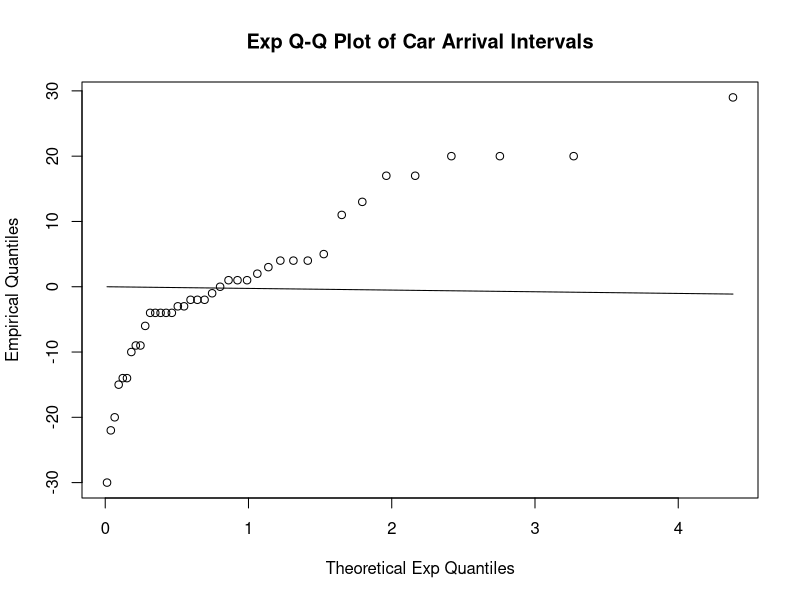
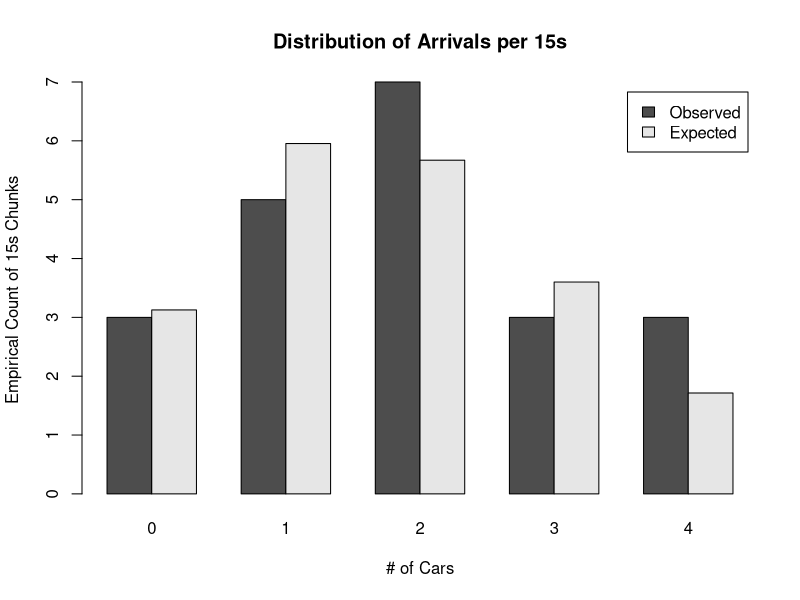
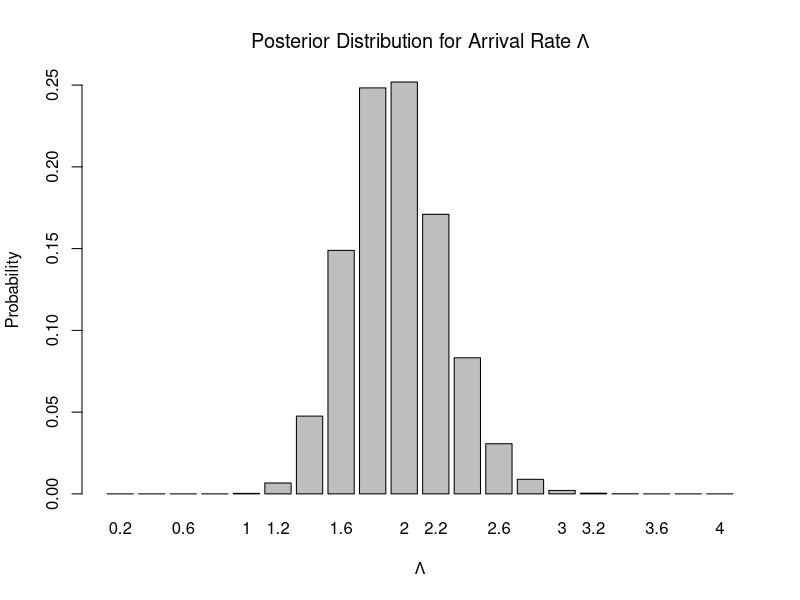

Generate these figures, in order, with R:
## csi674hw3p2

## DATA
x<-c(12, 2, 6, 2, 19, 5, 34, 4, 1, 4, 8, 7, 1, 21, 6, 11, 8, 28, 6, 4, 5, 1, 18, 9, 5, 1, 21, 1, 1, 5, 3, 14, 5, 3, 4, 5, 1, 3, 16, 2)
xcs <- cumsum(x)
xint <- diff(x)



## Exponential?
eq <- qexp(ppoints(length(x)))

qqplot(eq,xint,main="Exp Q-Q Plot of Car Arrival Intervals",xlab="Theoretical Exp Quantiles",ylab="Empirical Quantiles")
lines(eq,eq*mean(xint))

## Poisson?
freq15 <- ceiling(xcs/15)
xp15 <- tabulate(freq15)        # arrivals per 15s chunk
obs <- table(xp15)              # number of 15s chunks with 0,1,2,3,4 arrivals
xrate <- mean(xp15)             # estimated Poisson rate by 40 cars in 21 15s chunks
exp <- dpois(0:4,xrate)*21      # expected arrivals for Poisson distribution

obsexp <- rbind(obs,exp)
barplot(obsexp,main="Distribution of Arrivals per 15s", xlab="# of Cars", ylab="Empirical Count of 15s Chunks", beside=TRUE, legend=c("Observed","Expected"))

## Posterior Poisson
prior <- array(1/20,20)
lambdas <- seq(from=.2, to=4, by=.2)

lik <- array(1,length(lambdas))
for (i in 1:length(xp15)) {
  lik <- lik*dpois(xp15[i],lambdas) }
  
post <- prior*lik
post <- post/sum(post)

barplot(post, names=lambdas, ylab="Probability", xlab=expression(Lambda), main=expression(paste("Posterior Distribution for Arrival Rate ",Lambda)))
